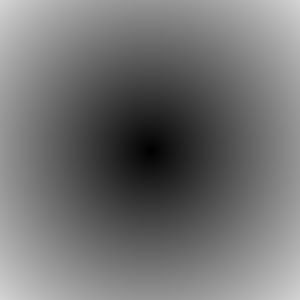
Frame 1 (no input)
Frame 60 (the mouse pressed at the canvas centre just before this capture): identical to frame 1, image omitted
Frame 120 (the mouse held since frame 60 and released just before this capture): identical to frame 1, image omitted

The Processing sketch that drew this single still picture (run headless with seeded random() and noise(); from frame 60 on, the mouse is pressed at the canvas centre):

// Processing sketch: sketch_pixels2
// ── sketch_pixels2.pde


void setup() {
  size(300, 300);
  //fullScreen();
  background(0);

  // Genera una linea roja en el centro del viewport.
  for (int x = 0; x < width; x++) {
    //set(x, 200, color(255,0,0));
  }
}


void draw() {

  // Operaciones con pixeles:
  loadPixels();

  //pixels[9999] = color(255,255,0);  // asigna un color específico al pixel en el index 9999 del array pixels[]


  // recorre todo el array pixeñs[] y asigna un color aleatorio a cada pixel
  for (int i = 0; i < pixels.length; i++) {
    //pixels[i] = color(random(50, 200), 0, random(50, 200));  // ruido rojo/azul
    //pixels[i] = color(random(255), random(255), random(255));  // ruido de colores
    //pixels[i] = color(random(255));  // ruido gris
  }

  for (int x = 0; x < width; x++) {
    for (int y = 0; y < height; y++) {

      //pixels[x + (y * width)] = color(0, 255, 0);

      //pixels[x + (y * width)] = color(0, y/2, x/2);

      float d = dist(x, y, width/2, height/2);
      int index = x + (y * width);
      pixels[index] = color(d);

    }
  }

  updatePixels();
}
